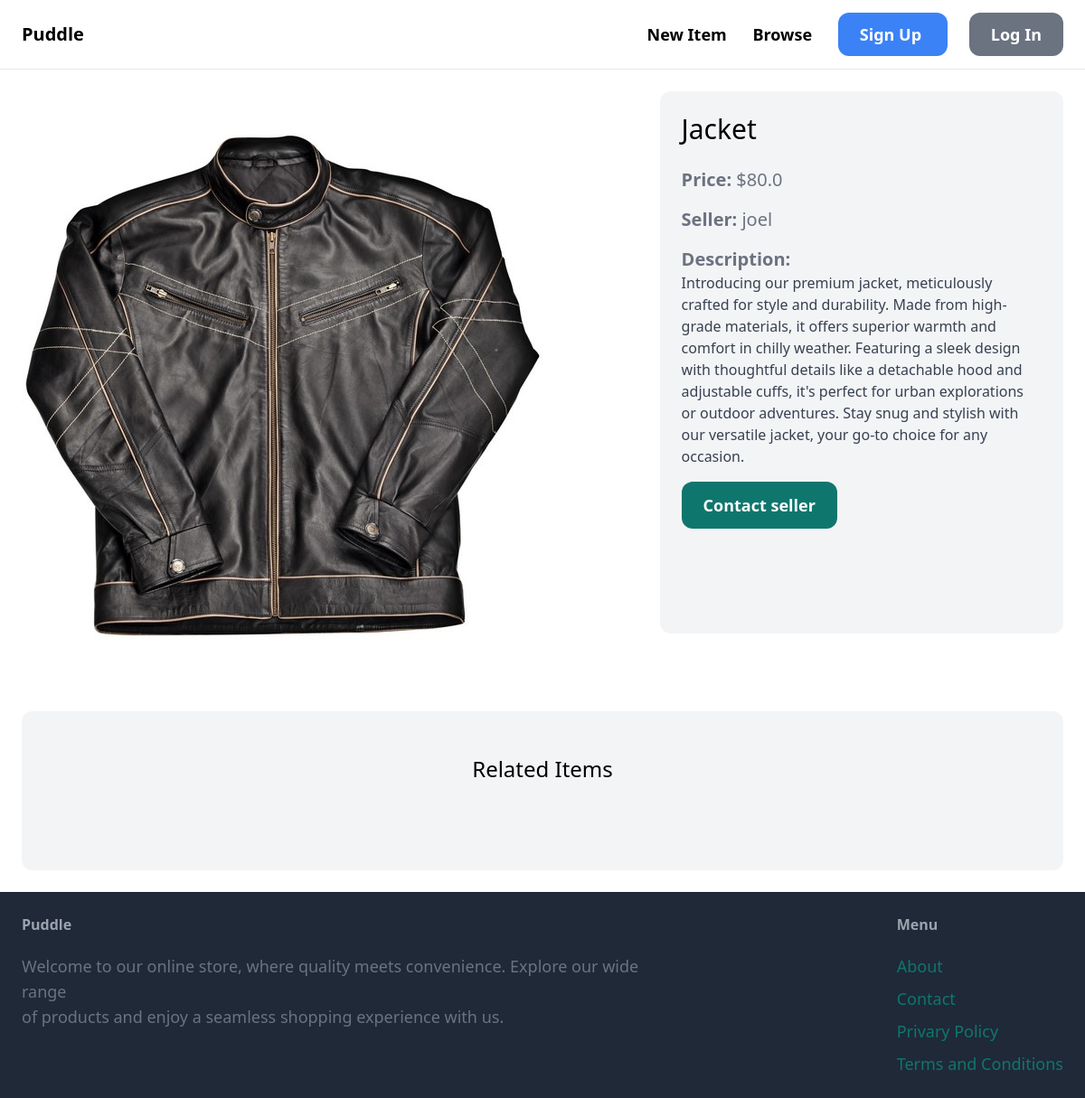
/core/2, run on the app's committed database.
### core/models.py (models this page shows, shortened)
class OrderItem(models.Model):
    category = models.ForeignKey(Category, related_name='ítems', on_delete=models.CASCADE)
    name = models.CharField(max_length=255)
    description = models.TextField(blank=True, null=True)
    price = models.FloatField()
    image = models.ImageField(upload_to="item_images", blank=True, null=True)
    is_sold = models.BooleanField(default=False)
    created_by = models.ForeignKey(User, related_name='items', on_delete=models.CASCADE)
    created_at = models.DateTimeField(auto_now_add=True)
    class Meta:
        ordering = ('name',)

### core/views.py (the view)
# urls.py: path("<int:pk>", views.get_item, name = "details"),
def get_item(request, pk):
    item = get_object_or_404(OrderItem, pk=pk)
    related_items=OrderItem.objects.filter(category=item.category, is_sold=False).exclude(pk=pk)[0:3]
    return render(request, 'core/details.html', {
        'item': item,
        'related_items': related_items,
    })

### core/templates/core/details.html (shortened to what this page needs)
{%extends 'core/base.html' %}
{%block content%}
<div class = "grid grid-cols-5 gap-6">
    <div class ="col-span-3">
        <img src={{item.image.url}} class="rounded-xl">
    </div>
    <div class="col-span-2 space-y-4 p-6 bg-gray-100 rounded-xl" style="max-height: 600px">
        <h1 class="mb-6 text-3xl">{{ item.name }}</h1>
        <p class="text-gray-500 text-xl"><strong>Price: </strong>${{item.price}}</p>
        <p class="text-gray-500 text-xl"><strong>Seller: </strong>{{item.created_by.username}}</p>
        {%if item.description%}
        <p class = "text-gray-700">
            <strong class="text-gray-500 text-xl">Description:</strong><br>
            {{item.description}}
        </p>
        {%endif%}
        <a href='#' class="inline-block mt-6 px-6 py-3 text-lg font-semibold bg-teal-500 text-white hover: bg-teal-700 rounded-xl">Contact seller</a>
    </div>
</div>
<div class = "mt-6 px-6 py-12 bg-gray-100 rounded-xl">
    <h2 class = "mb-12 text-2xl text-center">Related Items</h2>
</div>
{%endblock%}

### data on the page
OrderItem: image (picture), name "Jacket", price "80.0", created_by.username "joel", description "Introducing our premium jacket, meticulously crafted for style and durability. Made from high-grade materials, it offers superior warmth and comfort in chilly weather. Featuring a sleek design with thoughtful details like a detachable hood and adjustable cuffs, it's perfect for urban explorations or outdoor adventures. Stay snug and stylish with our versatile jacket, your go-to choice for any occasion."
